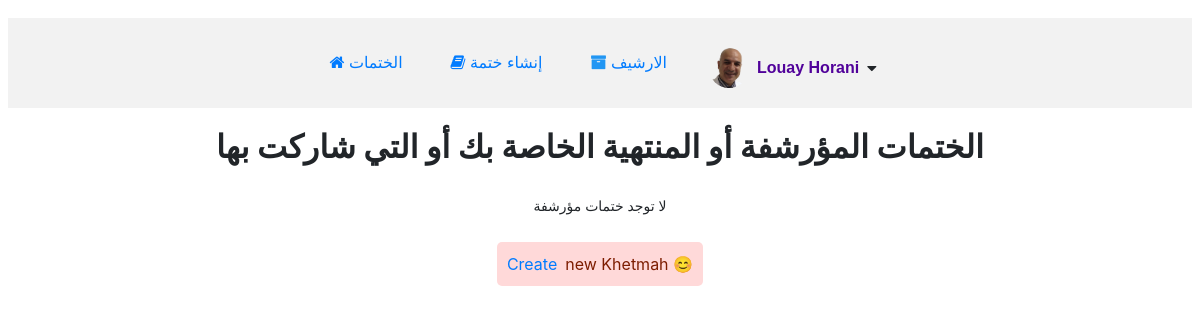
The app's page /get_archives/ (signed in), older data.
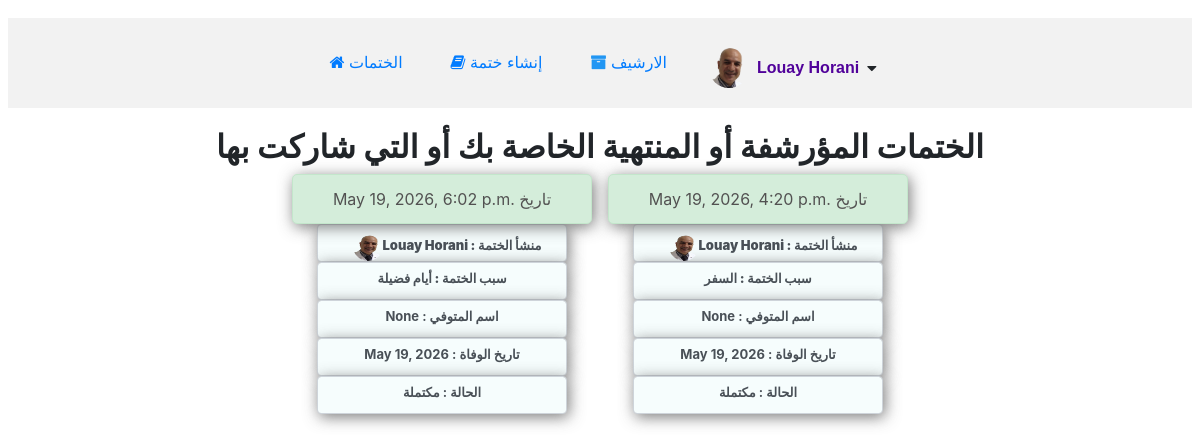
The same page, newer data.
### khetmah/models.py (models this page shows, shortened)
class User(AbstractUser):
    profile_picture = models.ImageField(
        upload_to='khetmah/images/profile_pictures/',
        blank=True,
        null=True,
        default="khetmah/images/profile_pictures/default.png"
    )
    def __str__(self):
        return f" {self.first_name} {self.last_name}"
    @property
    def profile_picture_url(self):
        if self.profile_picture:
            return self.profile_picture.url
        return "/media/khetmah/images/profile_pictures/default.png"

class Khetmah(models.Model):
    PRIVACY_CHOICES = [('family_friends', 'مع الأهل والأصدقاء'),('public', 'عامة للجميع'),]
    KHETMAH_STATUS = [('active', 'نشطة'),('completed', 'مكتملة')]
    REASON_CHOICES = [('dead', 'هبة لمتوفي'),('need', 'لطلب حاجة'),('sick', 'لطلب شفاء'),('travel', 'السفر'),('Thank_God', 'شكر لله'),('days', 'أيام فضيلة'),('other', 'سبب آخر'),]
    status = models.CharField(max_length=20, choices=KHETMAH_STATUS, default='active')
    reason = models.CharField(max_length=20, choices=REASON_CHOICES, blank=True, null=True, default='Thank_God')
    sharing_type = models.CharField(max_length=20, choices=PRIVACY_CHOICES, blank=True, null=True, default='family_friends')
    creator = models.ForeignKey('User', on_delete=models.CASCADE, related_name="owned_khetmah")
    na3wa_image = models.ImageField(upload_to=na3wa_upload_path,blank=True,null=True)
    created_at = models.DateTimeField(auto_now_add=True)
    deceased_name = models.CharField(max_length=32, blank=True, null=True)
    death_date = models.DateField(blank=True, null=True)
    specific_reason = models.TextField(blank=True, null=True)

### khetmah/views.py (the view)
# urls.py: path("get_archives/", views.get_archives, name="get_archives"),
@login_required
def get_archives(request):
    all_unactive_khetmahs = Khetmah.objects.filter(
        status__in=['completed']
    ).filter(
        Q(creator=request.user) |
        Q(parts__selected_by=request.user)
    ).distinct().order_by('-created_at')
    user_parts_data = list(
        Juza.objects.filter(
            selected_by=request.user
        ).values('juz_number', 'status')
    )
    user_All_parts_json = json.dumps(
        user_parts_data,
        ensure_ascii=False
    )
    return render(request, 'khetmah/archives.html', {
        'all_unactive_khetmahs': all_unactive_khetmahs,
        'user_All_parts_json': user_All_parts_json,
    })

### khetmah/templates/khetmah/archives.html (shortened to what this page needs)
{% extends "khetmah/layout.html" %}
{% block content %}
{% load static %}
  <h2>الختمات المؤرشفة أو المنتهية الخاصة بك أو التي شاركت بها</h2>
  <ul  class="nav center">
    {% for kh in all_unactive_khetmahs %}
      <li>
        <a href="{% url 'khetmah_detail' khetmah_id=kh.id %}">
        <div class="alert alert-success" style="color: rgb(82, 81, 81)"> {{ kh.created_at }} تاريخ </div>
        <div class="form-control rtl"><strong>منشأ الختمة : {{ kh.creator }}</strong><img src="{{ kh.creator.profile_picture.url }}" style="width: 30px; height: 30px; border-radius: 50%; margin-left: 10px;"></div>
        <div class="form-control"><strong>سبب الختمة : {{ kh.get_reason_display }}</strong></div>
        <div class="form-control rtl">اسم المتوفي : {{ kh.deceased_name }} </div>
        <div class="form-control rtl">تاريخ الوفاة : {{ kh.death_date }} </div>
        <div class="form-control rtl">الحالة : {{ kh.get_status_display }} </div>
        </a>
      </li>
    {% empty %}
    </ul>
    <br>
      <p>لا توجد ختمات مؤرشفة </p>
      {% if user.is_authenticated %}
      <div class="error" id="shadow-1"><a href="{% url 'create_khetmah' %}">Create</a> new Khetmah &#128522;</div>
      {% else %}
       <div class="error" id="shadow-1"><a href="{% url 'login' %}">Log In</a> / <a href="{% url 'register' %}">Register </a>to create the first Khetmah &#128522;</div>
      {% endif %}
    {% endfor %}
{% endblock %}

### khetmah/templates/khetmah/layout.html (shortened to what this page needs)
{% load static %}
<!DOCTYPE html>
<html lang="en">
<head>
    <link rel="stylesheet" href="https://cdn.jsdelivr.net/npm/bootstrap@4.6.2/dist/css/bootstrap.min.css">
    <link rel="stylesheet" href="https://cdnjs.cloudflare.com/ajax/libs/font-awesome/4.7.0/css/font-awesome.min.css">
    <link rel="stylesheet" href="{% static 'khetmah/css/styles.css' %}">
</head>
<body>
    <header>
    <div class="container" id="f-18">
  <ul class="nav">
    <li class="nav-item">
       <a class="nav-link" href="{% url 'index' %}"> <i class="fa fa-home" title="Home"></i> الختمات</a>
    </li>
      {% if user.is_authenticated %}
     <li>
          <a class="nav-link" href="{% url 'create_khetmah' %}"><i class="fa fa-book" title="book"></i> إنشاء ختمة</a>
     </li>
     <li class="nav-item">
        <a class="nav-link" href="{% url 'get_archives' %}"><i class="fa fa-archive" aria-hidden="true"></i> الارشيف</a>
     </li>
     <li class="nav-item user-menu-wrapper">
        <div id="user-menu-toggle" class="user-menu-toggle">
            <img src="{{ user.profile_picture_url }}"alt="{{ user.username }}"class="user-avatar">
            <b id="currentUser" style="color:rgb(81, 2, 154)">{{ user }}</b><i class="fa fa-caret-down"></i>
        </div>
    </li>
      {% endif %}
      </ul>
</div>
</header>
        {% block content %}{% endblock %}
</body>
</html>

### khetmah/static/khetmah/css/styles.css (style rules this page uses)
* { margin:0px; padding:0px; box-sizing: border-box; }
body { display: flex; flex-direction: column; position: relative; justify-content: center; align-content: center; text-align: center; align-items: center; margin:10px; padding: 8px; font-family: 'Franklin Gothic Medium', 'Arial Narrow', Arial, sans-serif,'Segoe UI', Tahoma, Verdana,; font-size: 14px; margin-left: auto; margin-right: auto; }
header { background-color: #f2f2f2; padding: 10px; margin-bottom: 20px; gap: 10px; width: 100%; }
a { text-decoration: none; cursor: pointer; }
.rtl { direction: rtl; }
.container { display: flex; flex-direction:column; align-items: center; text-align: center; font-family: Arial; font-size: 13px; margin: 10px auto 0 auto; padding: 5px; list-style: none; gap:0.5em; width: 100%; height: 100%; }
.fa-archive { color: rgb(33, 150, 243); }
ul { gap:1em; font-size: 16px; }
.center { display: flex; justify-content: center; align-items: center; text-align: center; align-self: center; }
h2, h5, label { font-weight: bold; }
.wi-1, .alert-danger, .alert-info, .alert-success, .alert-warning, .alert-primary, .alert-secondary, .alert-light, .alert-dark { display: flex; justify-content: center; align-items: center; margin: 0; padding: 10px; border-radius: 5px; width: 300px; height: 50px; -webkit-border-radius: 5px; -moz-border-radius: 5px; -ms-border-radius: 5px; -o-border-radius: 5px; box-shadow: 2px 3px 15px rgba(97, 97, 97, 0.843); }
.form-control { flex-direction: row; margin: 0 auto; font-size: small; font-weight: bold; width: 250px; height: 38px; background-color: rgb(246, 253, 253); box-shadow: 2px 3px 15px rgba(97, 97, 97, 0.843); }
.user-menu-wrapper { position: relative; display: flex; align-items: center; }
.user-menu-toggle { display: flex; align-items: center; gap: 8px; cursor: pointer; padding: 5px 10px; border-radius: 10px; transition: 0.2s; }
.user-avatar { width: 40px; height: 40px; border-radius: 50%; object-fit: cover; }

Row changes from the older to the newer data that the page shows:
now on this page (row edited): Khetmah: created_at "May 19, 2026, 6:02 p.m.", creator "Louay Horani", creator.profile_picture (picture), reason "أيام فضيلة", deceased_name "None", death_date "May 19, 2026", status "مكتملة"
now on this page (row edited): Khetmah: created_at "May 19, 2026, 4:20 p.m.", creator "Louay Horani", creator.profile_picture (picture), reason "السفر", deceased_name "None", death_date "May 19, 2026", status "مكتملة"
Text that changed along with them:
text no longer shown: "لا توجد ختمات مؤرشفة Create new Khetmah 😊"
